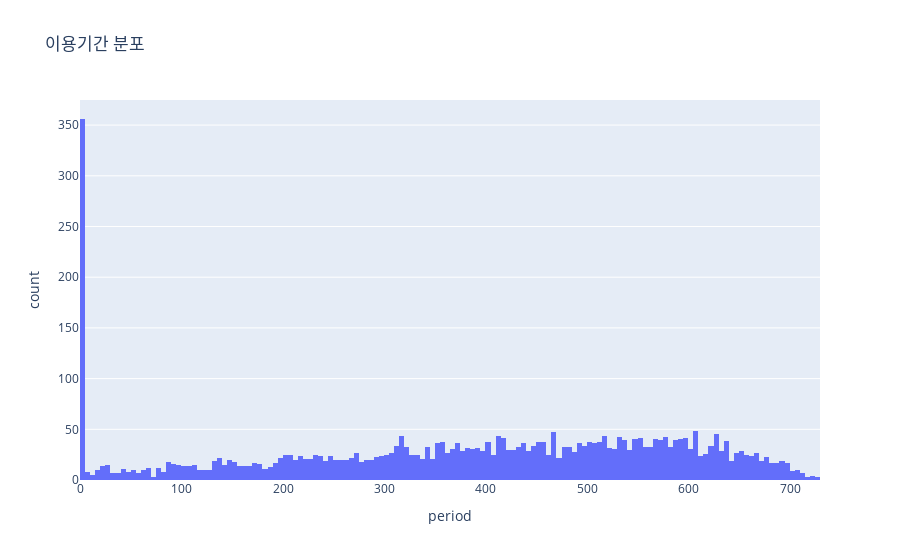

Notebook code for this chart:
### Code cell
# Period의 분포
fig = px.histogram(gantt_df, x='period', nbins=200, title='이용기간 분포')
fig.show()

### Figure 1 — Plotly figure (JSON) as saved in the notebook; plotly's stock layout.template omitted (floating-point values rounded to 4 significant figures; data arrays with more than 128 entries replaced by an {"elided": "..."} marker saying what was removed)
{"data": [{"bingroup": "x", "hovertemplate": "period=%{x}<br>count=%{y}<extra></extra>", "legendgroup": "", "marker": {"color": "#636efa", "pattern": {"shape": ""}}, "name": "", "nbinsx": 200, "orientation": "v", "showlegend": false, "type": "histogram", "x": {"elided": "3898 int values"}, "xaxis": "x", "yaxis": "y"}], "layout": {"barmode": "relative", "legend": {"tracegroupgap": 0}, "title": {"text": "이용기간 분포"}, "xaxis": {"anchor": "y", "domain": [0, 1], "title": {"text": "period"}}, "yaxis": {"anchor": "x", "domain": [0, 1], "title": {"text": "count"}}}}
